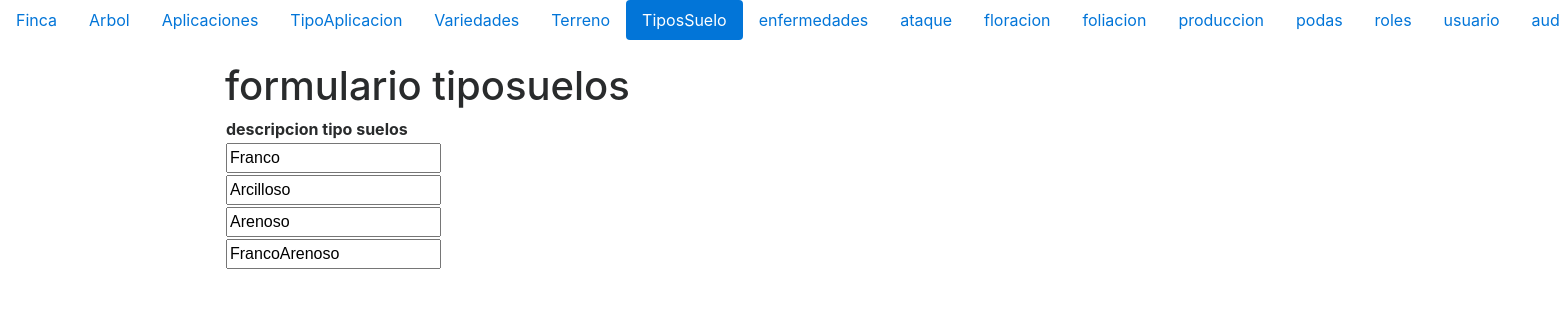
/formulariotiposuelos.php (signed in), run on the app's committed database.
### tables this page shows
CREATE TABLE `tiposuelos` (
  `idtiposuelos` tinyint(4) NOT NULL,
  `nombrestiposuelos` varchar(30) NOT NULL
);

### tiposuelos.php (called while the page is built, shortened)
<?php
  class tiposuelos {
      private $_conexion;
      private $_paginacion =10;
      function __construct ($conexion,$idtiposuelos,$nombrestiposuelos){
          $this->_conexion=$conexion;
        }
      function getRol($idusuario){
        $roles=mysqli_query($this->_conexion, "SELECT ".static::class."roles AS elpermiso FROM roles WHERE idRoles IN(SELECT idrolUsuario FROM usuario WHERE idusuario =$idusuario)") or die (mysqli_error($this->_conexion));
        $unregistro=mysqli_fetch_array($roles);
        return $unregistro['elpermiso'];
    }
    function listar ($pagina){
        if ($pagina<=0){
            $listado=mysqli_query($this->_conexion,"SELECT * FROM tiposuelos ORDER BY idtiposuelos") or die (mysqli_error($this->_conexion));
        }else{
            $paginacionMax = $pagina *$this->_paginacion;
            $paginacionMin = $paginacionMax - $this->_paginacion;
            $listado=mysqli_query($this->_conexion,"SELECT* FROM tiposuelos ORDER BY idtiposuelos LIMIT $paginacionMin, $paginacionMax") or die (mysqli_error($this->conexion));
        }
        return $listado;
    }
  }
 ?>

### formulariotiposuelos.php (the view, shortened to what this page needs)
 <!DOCTYPE html>
  <?php
   if (isset($_SESSION['id'])){
?>
<html>
<head>
        <link rel="stylesheet" href="css/bootstrap.min.css">
  <link href="https://maxcdn.bootstrapcdn.com/font-awesome/4.7.0/css/font-awesome.min.css" rel="stylesheet">
    </head>
    <body>
    <?php
   include_once("menu.php");
   $pagina = isset($_GET['pag'])?$_GET['pag']:1;
?>
<div class="container">
<header>
    <h1>formulario tiposuelos</h1>
    </header>
    <table border"1">
    <tbody>
        <tr>
        <th scope="col">descripcion tipo suelos</th>
         <th scope="col"></th>
        </tr>
<?php
$objetoconexion = new conexion();
$conexion =$objetoconexion->conectar();
include_once("../modelo/tiposuelos.php");
$objetotiposuelos = new tiposuelos($conexion,0,'nombrestiposuelos');
$listatiposuelos = $objetotiposuelos->listar($pagina);
$permiso = $objetotiposuelos->getRol($_SESSION['id']);
if (stripos($permiso,"r")!==false){
while($unregistro =mysqli_fetch_array($listatiposuelos)){
    echo '<tr><form id="fmodificartiposuelos"'.$unregistro["idtiposuelos"].' action="../controlador/controladortiposuelos.php"
    method="post">';
    echo '<td><input type="hidden" name="fidtiposuelos"   value="'.$unregistro['idtiposuelos'].'">';
    echo '  <input type="text" name="fnombrestiposuelos"  value="'.$unregistro['nombrestiposuelos'].'"></td>';
     echo '<td>';
            echo '</form></tr>';
    }
}
?>
</tbody>
</table class="table table-striped">
</div>
</body>
</html>
<?php
}else{
       header("location:../index.php");
   }
?>

### data on the page
tiposuelos: fnombrestiposuelos "Franco"
tiposuelos: fnombrestiposuelos "Arcilloso"
tiposuelos: fnombrestiposuelos "Arenoso"
tiposuelos: fnombrestiposuelos "FrancoArenoso"
